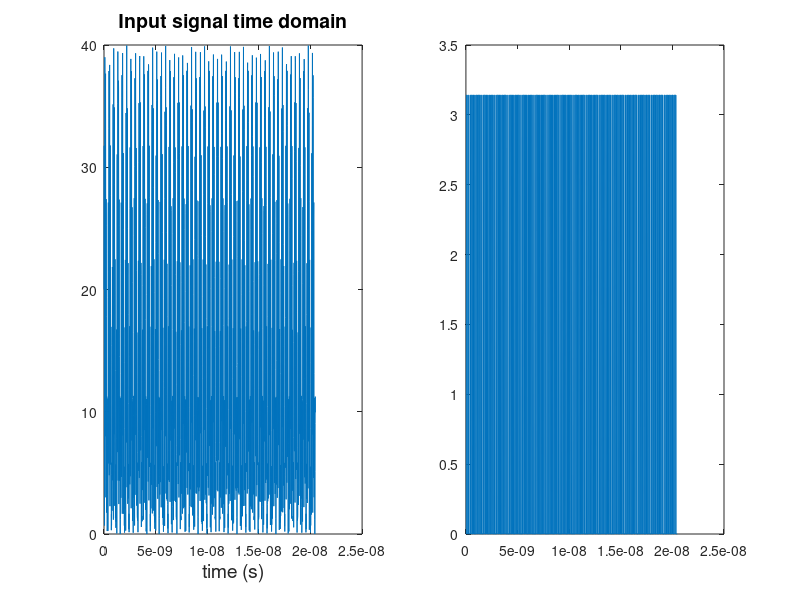
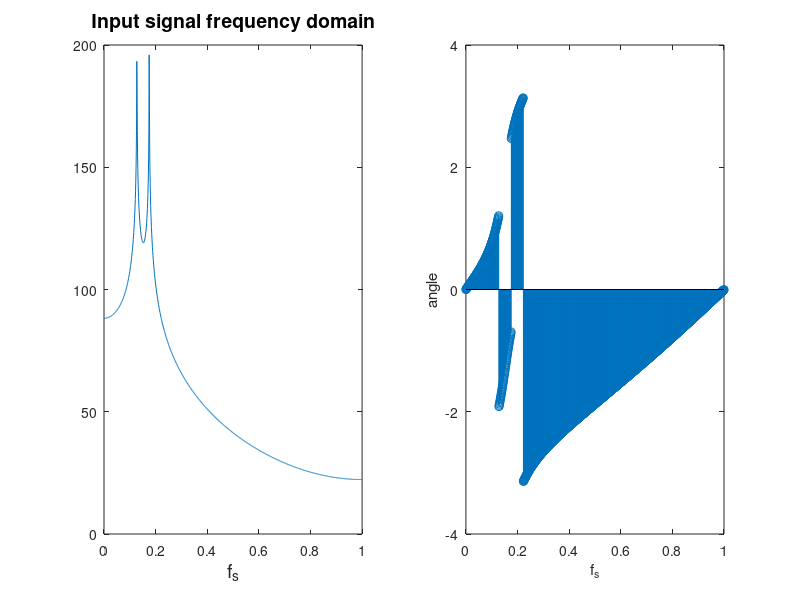
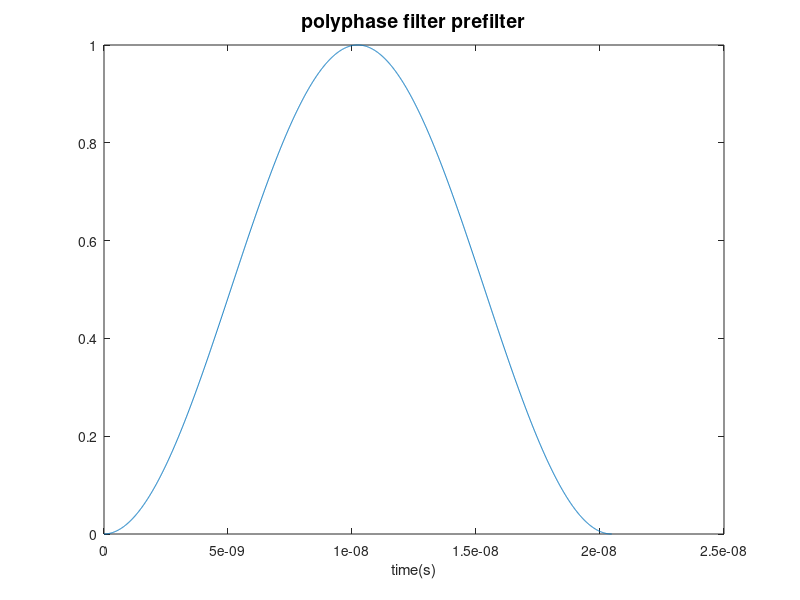
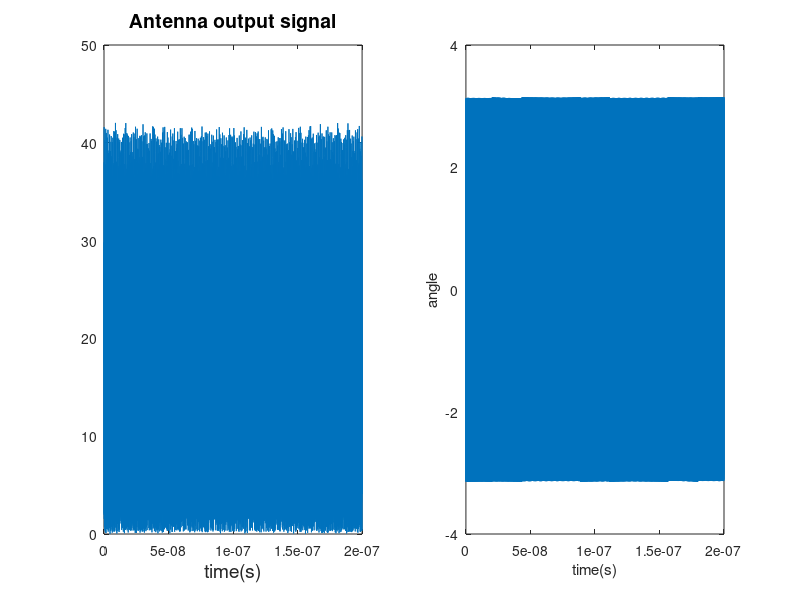

Recreate these plots in MATLAB, in order.
samplingFreq = 100*10^9; % sampling frequency
Window_Size = 2^11; % size of window to cross multiply
number_of_bodies = 5;
Num_Of_Antennas = 2;
signal_frequency = 40*10^9; % radians/sec
signal_time = 0.00000020; % in seconds
N = signal_time/(1/samplingFreq) % total samples in input signal
Nfft = Window_Size%/2 % total samples in FFT output
Num_Of_Windows_Per_Signal = ceil(N/Window_Size);
Number_Of_Signals = Num_Of_Antennas
Number_Of_Complex_Multiplications = 1/2*(Number_Of_Signals-1)*Number_Of_Signals
signal_to_noise_input = 0.5; % multiplied to noise then added to signal
Nyquist_freq = samplingFreq/2;
t = linspace(0,signal_time,N);
f = linspace(0,Nyquist_freq,5);
fs = linspace(0,1,Nfft/2);
fs_input = linspace(0,1,Nfft/2);
% Signal_no_noise = [(sin(signal_frequency*t(N/3:N*2/3-1)) + 20*sin((signal_frequency-1000)*t(N/3:N*2/3-1)))];
% input_hanning = [ 1/2-(1/2)*cos(2*pi*(1:N/3)/(N/3))];
% Signal_no_noise = Signal_no_noise.*input_hanning;
%figure(2);
%plot(t);
H = 3; % sizes of pictures.
W = 4;
Signal_no_noise = 20*(cos(signal_frequency*t) + sin((signal_frequency+15*10^9)*t)); %frequency noise
figure(1);
subplot(1,2,1);
plot(t(1:Nfft),abs(Signal_no_noise(1:Nfft)));
title('Input signal time domain','fontsize',14);
xlabel('time (s)','fontsize',14);
set(1,'paperunits','inches');
set(1,'paperorientation','portrait')
set(1,'papersize',[H,W]);
subplot(1,2,2);
plot(t(1:Nfft),angle(Signal_no_noise(1:Nfft)));
print(1,'input time.svg','-dsvg');
figure(2);
subplot(1,2,1);
fft_in = Signal_no_noise(1:Nfft);
plot(fs_input,20*log(abs(fft(fft_in)(1:Nfft/2))));
title('Input signal frequency domain','fontsize',14);
xlabel('f_s','fontsize',14);
set(2,'paperunits','inches');
set(2,'paperorientation','portrait');
set(2,'papersize',[H,W]);
subplot(1,2,2);
stem(fs_input,angle(fft(fft_in))(1:Nfft/2));
xlabel('f_s');
ylabel('angle');
print(2,'input freq.svg','-dsvg');
%windowcoef = (Nfft)/f; % commonly used constant

Signalf = zeros(Num_Of_Windows_Per_Signal,Window_Size);
Signalfft = zeros(Number_Of_Signals,Nfft);
Signalmul = zeros(Number_Of_Complex_Multiplications,Nfft);
Signalout = zeros(1,Nfft);
Signalin = zeros(Number_Of_Signals,N);
analysis_filter = sinc(((1:Window_Size)-Window_Size/2)/Window_Size);
HanningWindow = 1/2-(1/2)*cos(2*pi*(1:Window_Size)/Window_Size);
pre_filter = analysis_filter.*HanningWindow;
figure(22);
plot(t(1:Window_Size),HanningWindow);
title('polyphase filter prefilter','fontsize',14);
xlabel('time(s)');
set(22,'paperunits','inches');
set(22,'paperorientation','portrait');
set(22,'papersize',[H,W]);
print(22,'polyphasepre.svg','-dsvg');
% iterate every other signal

% Set up realtime signals
noise1 = 2*rand(1,number_of_bodies)-1
noise2 = 2*rand(1,number_of_bodies)-1;
zerr = zeros(1,Nfft);
x2 = 1;
for x = 1:Num_Of_Antennas
    % EDIT: added delay on signals as antenna increases
%     TEMP = [zeros(1,10*x) Signal_no_noise zeros(1,N*2/3+1-(10*x))];
    Signal_no_noise_s = zeros(1,N);
    for(z = 1:number_of_bodies)
        Signal_no_noise_s = Signal_no_noise_s + noise2(z)*e.^((((2*pi*f(z)*t)+noise1(z)*0.5*pi*(x-1))*i));
    end
    Signalt = ((Signal_no_noise)+(Signal_no_noise_s)/signal_to_noise_input);
    figure(x+2);
    subplot(1,2,1);
    plot(t(1:N),abs(Signalt(1:N)));
    xlabel('time(s)','fontsize',14);
    title('Antenna output signal','fontsize',14);
    set((x+2),'paperunits','inches');
    set((x+2),'paperorientation','portrait');
    set((x+2),'papersize',[H,W]);
    subplot(1,2,2);
    plot(t(1:N),angle(Signalt(1:N)));
    xlabel('time(s)');
    ylabel('angle');
    name = ['a' num2str(x) 'outf.svg'];
    print(x+2,name,'-dsvg');
    Signalin(x,:) = Signalt;
    phases2 = noise2;
    b = 2
    %create overlap sequences:
    start = 1;
    window_c = Window_Size; % end of the window currently being shifted
    z = 1;
    TEMP = zeros(1,Window_Size);
    %DO POLYPHASE
    while window_c < N
        Signalf(z,:) = (Signalt(start:(window_c)));
%       Signalf(z,:) = Signalt(1:Nfft);
        % add prefilter
        Signalf(z,:) = hilbert(Signalf(z,:).*pre_filter);
        start = window_c+1;
        window_c = window_c + Window_Size;
        TEMP = TEMP + Signalf(z,:);
        z = z + 1;
    end
    TEMP = fft(TEMP/(z-1));
    Signalfft(x2,:) = TEMP(1:Nfft);
    x2 = x2 + 1;
    
end

% plot the outputs:
y = 0;
for x = 1:Num_Of_Antennas
	figure(x+2+Num_Of_Antennas);
	subplot(1,2,1);
	plot(fs,abs(Signalfft(x,1:Nfft/2)));
	title('after polyphase filter','fontsize',14);
	xlabel('f_s','fontsize',14);
	set(x+2+Num_Of_Antennas,'paperunits','inches');
	set(x+2+Num_Of_Antennas,'paperorientation','portrait')
	set(x+2+Num_Of_Antennas,'papersize',[H,W]);
	name = ['pffb-' num2str(x) '.svg'];
	subplot(1,2,2);
	stem(fs,angle(Signalfft(x,1:Nfft/2)));
        xlabel('f_s');
	ylabel('angle');
	print((x+2+Num_Of_Antennas),name,'-dsvg');
	%figure(96+x);
	%plot(fs,angle(Signalfft(1,1:Nfft/2).*conj(Signalfft(2,1:Nfft/2))));
end

% multiply and add
z = 1; % holds position, computation too complex for pre calculated indices here.
for x = 1:Number_Of_Signals
    for y = (x+1):Number_Of_Signals
        Signalmul(z,:) = Signalfft(x,:).*conj(Signalfft(y,:))/Nfft;
        z=z+1;
    end
end

for x = 1:Number_Of_Complex_Multiplications
    Signalout = Signalmul(x,:)+Signalout;
end

Signalout = Signalout/(z-1);

%figure(1);
%plot(t,Signal_no_noise);
% figure(2);
% plot(t(1:Window_Size),(pre_filter));
% figure(3);
% plot(t(1:Window_Size),(HanningWindow));
%figure(19);
%plot(fs,20*log(abs(Signalout)));
%Signalout = ifft(Signalout,N);
%figure (20);
%plot(t,20*log(abs(Signalout)));
figure (21);
subplot(1,2,1);
plot(fs,(20*log(abs((Signalout(1:Nfft/2))))));
title('output frequencys','fontsize',14);
xlabel('f_s','fontsize',14);
set(21,'paperunits','inches');
set(21,'paperorientation','portrait')
set(21,'papersize',[H,W]);
subplot(1,2,2);
stem(fs,angle(Signalout(1:Nfft/2)));
xlabel('f_s');
ylabel('angle');
print(21,'outf.svg','-dsvg');

marker = zeros(1,Nfft/2);
spacing = floor((Nfft/2)/(number_of_bodies-1))
for x = 0:number_of_bodies-1
    marker(spacing*x+1) = 0.5*pi;
end
figure (22);
plot(angle(Signalout(1:Nfft/2)));
title('output angle');
xlabel('f_s');
hold on;
plot(marker);
xlabel('f_s');
ylabel('angle');
hold off;
print(22,'output angle.svg','-dsvg');
figure (23);
size14 = abs(Signalout(10))
angle14 = angle(Signalout(10))
ttta = angle(fft(Signalin(1,:).*conj(fft(Signalin(2,:)))));
ttfa = angle(fft(Signalin(1,1:Nfft)).*conj(fft(Signalin(2,1:Nfft))));
angle14 = ttfa(10)
size15 = abs(Signalout(100))
angle15 = angle(Signalout(100))
angle15 = ttfa(100)
plot(ttfa(1:Nfft/2));
title('actual angles');
xlabel('f_s');
hold on;
plot(marker);
xlabel('f_s');
ylabel('angle');
hold off;
print(23,'actual angles.svg','-dsvg');
figure(24);
plot(phases2*pi);
figure(25);
plot(angle(ifft(Signalout)));
